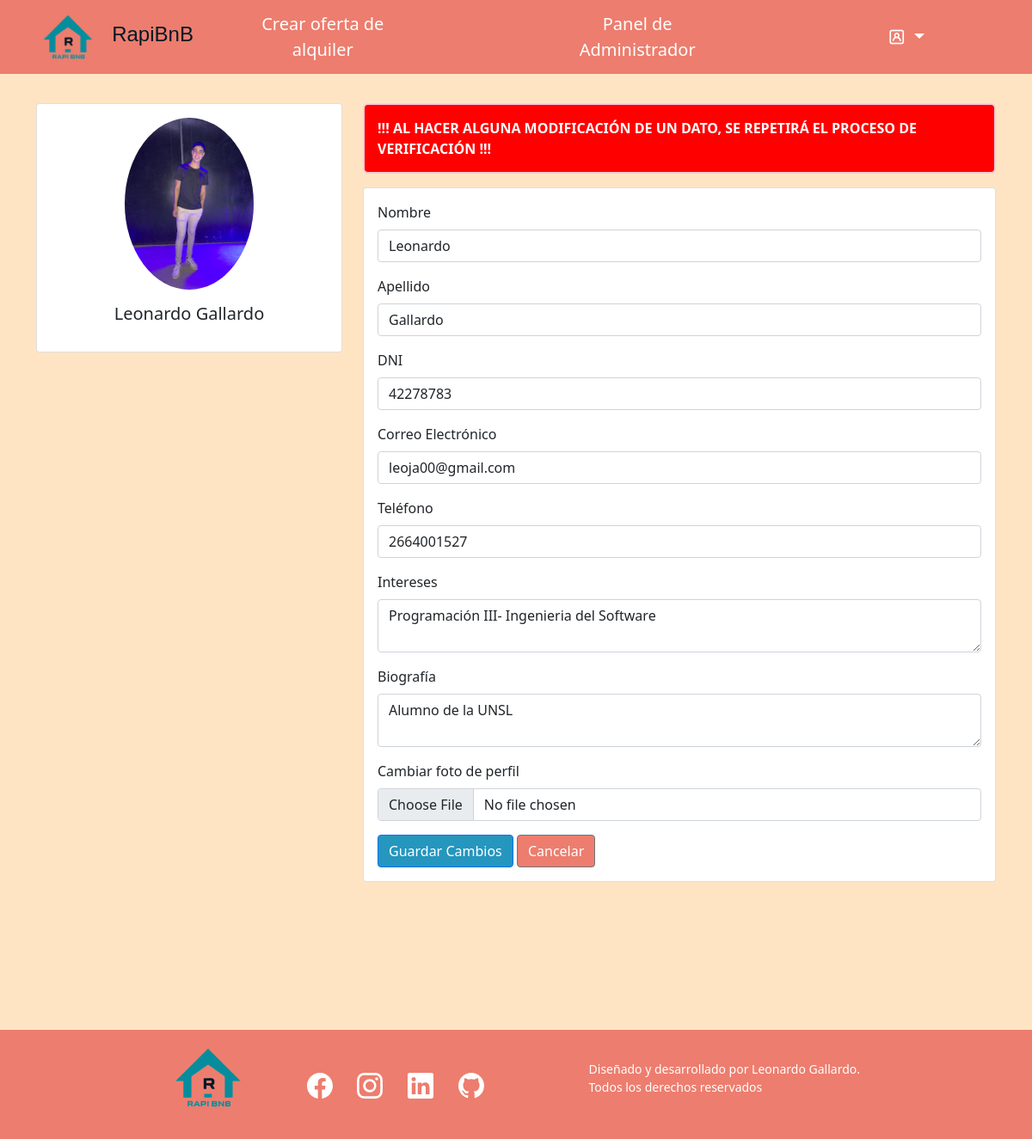
Page /editarPerfil.php (signed in) on the committed database.
### tables this page shows
CREATE TABLE `usuarios` (
  `ID` int(11) NOT NULL,
  `Nombre` varchar(255) NOT NULL,
  `Apellido` varchar(255) NOT NULL,
  `DNI` varchar(20) NOT NULL,
  `CorreoElectronico` varchar(255) NOT NULL,
  `Telefono` varchar(20) DEFAULT NULL,
  `Intereses` text DEFAULT NULL,
  `Avatar` varchar(255) DEFAULT NULL,
  `Verificado` tinyint(1) DEFAULT 0,
  `FechaVerificacion` date DEFAULT NULL,
  `Biografia` text DEFAULT NULL,
  `Rol` tinyint(1) DEFAULT 0,
  `Contraseña` varchar(255) NOT NULL,
  `MensajeVerificacion` text DEFAULT NULL,
  `ArchivoVerificacion` varchar(255) DEFAULT NULL,
  `FechaVencimiento` date DEFAULT NULL
);

### editarPerfil.php (the view, shortened to what this page needs)
<?php
require_once 'header.php';
if (isset($_SESSION["usuario"])) {
    $query = "SELECT nombre, apellido, dni, correoElectronico, telefono, intereses, avatar, biografia FROM usuarios WHERE id = {$_SESSION['usuario']}";
    $result = mysqli_query($conexion, $query);
    if ($row = mysqli_fetch_assoc($result)) {
        $nombre = $row['nombre'];
        $apellido = $row['apellido'];
        $dni = $row['dni'];
        $correo = $row['correoElectronico'];
        $telefono = $row['telefono'];
        $intereses = $row['intereses'];
        $foto = $row['avatar'];
        $biografia = $row['biografia'];
    }
}
?>
<html>
    <body>
<br><br><br>
<div class="container py-5">
    <div class="row">
        <div class="col-lg-4">
            <div class="card mb-4">
                <div class="card-body text-center">
                    <img src="<?php echo $foto; ?>" alt="avatar" class="rounded-circle img-fluid" style="width: 150px;">
                    <h5 class="my-3"><?php echo $nombre, " ", $apellido ?></h5>
                </div>
            </div>
        </div>
        <div class="col-lg-8">
            <p style="background: red; color: white; font-weight: bold; padding: 15px; border: 2px solid #fac9d9; border-radius: 6px;">!!! AL HACER ALGUNA MODIFICACIÓN DE UN DATO, SE REPETIRÁ EL PROCESO DE VERIFICACIÓN !!!</p>
            <div class="card mb-4">
                <div class="card-body">
                    <form action="guardarPerfilEditado.php" method="post" enctype="multipart/form-data">
                        <div class="mb-3">
                            <label for="nombre" class="form-label">Nombre</label>
                            <input type="text" class="form-control" id="nombre" name="nombre" value="<?php echo $nombre; ?>">
                        </div>
                        <div class="mb-3">
                            <label for="apellido" class="form-label">Apellido</label>
                            <input type="text" class="form-control" id="apellido" name="apellido" value="<?php echo $apellido; ?>">
                        </div>
                        <div class="mb-3">
                            <label for="dni" class="form-label">DNI</label>
                            <input type="text" class="form-control" id="dni" name="dni" value="<?php echo $dni; ?>">
                        </div>
                        <div class="mb-3">
                            <label for="correo" class="form-label">Correo Electrónico</label>
                            <input type="email" class="form-control" id="correo" name="correo" value="<?php echo $correo; ?>">
                        </div>
                        <div class="mb-3">
                            <label for="telefono" class="form-label">Teléfono</label>
                            <input type="text" class="form-control" id="telefono" name="telefono" value="<?php echo $telefono; ?>">
                        </div>
                        <div class="mb-3">
                            <label for="intereses" class="form-label">Intereses</label>
                            <textarea class="form-control" id="intereses" name="intereses"><?php echo $intereses; ?></textarea>
                        </div>
                        <div class="mb-3">
                            <label for="biografia" class="form-label">Biografía</label>
                            <textarea class="form-control" id="biografia" name="biografia"><?php echo $biografia; ?></textarea>
                        </div>
                        <div class="mb-3">
                            <label for="avatar" class="form-label">Cambiar foto de perfil</label>
                            <input type="file" class="form-control" id="avatar" name="avatar"<?php echo $foto;?>>
                        </div>
                        <button type="submit" class="btn btn-primary" style="background-color: #2596be;color:white;">Guardar Cambios</button>
                        <a href="perfil.php" class="btn btn-secondary" style="background-color: #ED7D6E; color: white;">Cancelar</a>
                    </form>
                </div>
            </div>
        </div>
    </div>
</div>
</body>
</html>
<?php
require_once "footer.php";
?>

### estilo/navbar.css (style rules this page uses)
body { background-color: bisque; }

### rows in the picture
usuarios: Avatar (picture), Nombre "Leonardo", Apellido "Gallardo", nombre "Leonardo", apellido "Gallardo", dni "42278783", correo "leoja00@gmail.com", telefono "2664001527", intereses "Programación III- Ingenieria del Software", biografia "Alumno de la UNSL"
